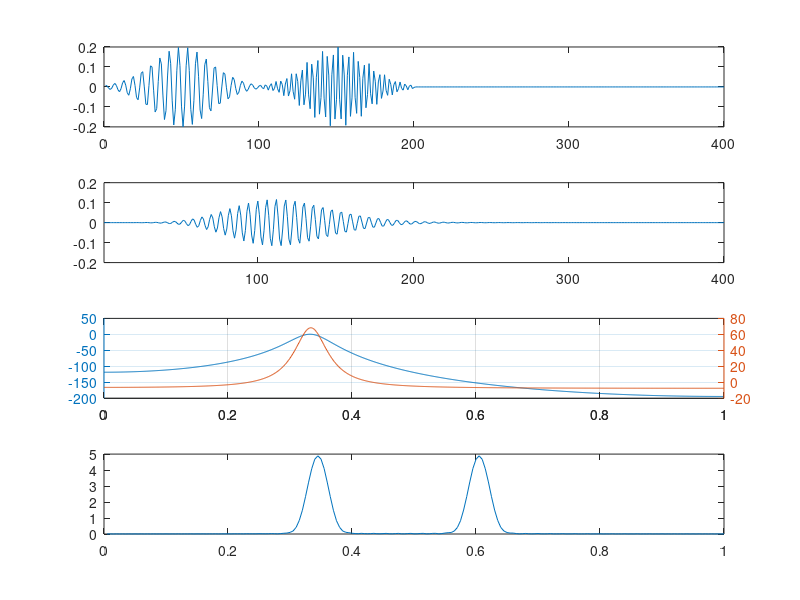
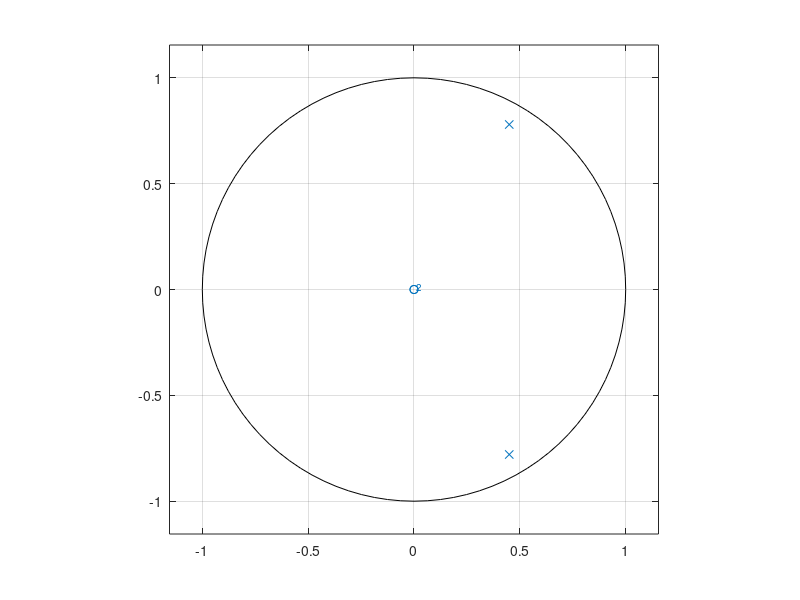

Write MATLAB code to recreate these figures, in order.
clear
clc


%% Variables

N=100;

r= 0.9;
w0 = pi/3;
K = 8;
w = linspace(0,1,1000)*pi;

%where to get b ??
b=0.0274^4;

mu = 0;
sigma = 2;
n = linspace(-5,5,N);

w_1 = 0.34*pi;
w_2 = 0.6*pi;


%% Signals



s1 = normpdf(n,mu,sigma);
n= 0:4*N-1;

xn = zeros(1,length(n));
xn(1:N) = s1.*cos(w_1*(0:N-1));
xn(N+1:2*N) = s1.*cos(w_2*(0:N-1));




bcas = b^(1/K);
acas = [1 -2*r*cos(w0) r^2];




Hcas = freqz(bcas,acas,w);

gd_cas = K*grpdelay(bcas,acas,w);

Hcas_mag_db = 10*log10(abs(Hcas).^2)*K;

yn_cas = xn;

for ii=1:K
yn_cas = filter(bcas,acas,yn_cas);
end

X = (fft(xn));


%% Plots

subplot(411)
plot(1:400,xn)

subplot(412)

plot(1:400,yn_cas)
axis([1,400,-0.2,0.2])

subplot(413)
plotyy(w/pi,Hcas_mag_db,w/pi,gd_cas)
grid on
subplot(414)

mags = abs(X);

plot((1:200)*0.005,mags(1:200))

figure 
zplane(bcas,acas)